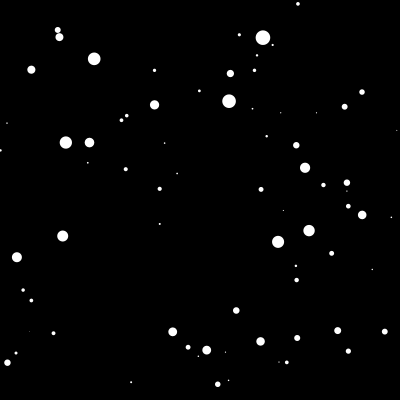
Frame 1 (no input)
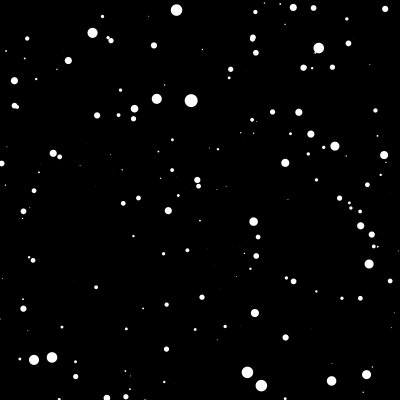
Frame 60 (the mouse pressed at the canvas centre just before this capture)
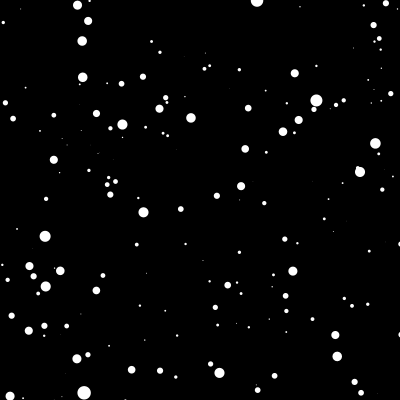
Frame 120 (the mouse held since frame 60 and released just before this capture)

The Processing sketch that drew these frames (run headless with seeded random() and noise(); from frame 60 on, the mouse is pressed at the canvas centre):

// Processing sketch: StarCloud
// ── StarCloud.pde
/*
 author: MiniPear
 github: https://github.com/pearmini/processing
 blog: https://blog.csdn.net/weixin_38937890/article/details/89066456
 openprocessing: 
*/


/*这个是一个由星星构成的粒子系统
  拥有星星的所有状态和行为*/
StarField sf;
void setup(){
  size(400, 400);
  sf = new StarField();
}

void draw(){
  background(0);
  /*运行星域系统
    更新星星的状态和绘制星星*/
  sf.run();
}

/*鼠标按下时调用的函数
  用来改变星域的速度*/
void mousePressed(){
  if(mouseButton == LEFT){
    /*如果是鼠标左键按下了
     提高星域的速度*/
    sf.speedUP();
  }else if(mouseButton == RIGHT){
    /*如果是鼠标右键按下了
     降低星域的速度*/
    sf.speedDown();
  }
}

/*鼠标移动的时候调用的函数
  用来改变视角*/
void mouseMoved(){
  /*根据鼠标的位置来更新消失点的位置
    达到改变视角的目的*/
  sf.updateEndpoint(mouseX, mouseY);
}

// ── Star.pde
class Star{
  /*星星在屏幕坐标系直径的最大值
    用于控制星星在屏幕上的整体大小*/
  final float MAX_DIAM = 16;

  /*星星里屏幕最远的距离
    用来控制星域的立体感*/
  final float MAX_DEPTH = width / 2;

  /*进行坐标变换时候的
    用来控制星星在屏幕上的分布范围*/
  final float SCALE = MAX_DEPTH;

  /*星星在三个坐标系下的坐标
    记录它们在不同参考系下的位置*/
  PVector worldPosition, screenPosition, viewPosition;

  /*星星在屏幕坐标系下的直径
    确定星星在屏幕上的大小*/
  float diam;

  Star(){
    /*在一个长方体区域内随机生成一个点
      返回它在世界坐标系下的坐标*/
    worldPosition = new PVector(random(0, width), random(0, height), random(0, MAX_DEPTH));
  }
  
  void move(float speed){
     worldPosition.z -= speed;

     /*限制星星世界坐标系的位置
       防止出现星星移动到屏幕外的情况*/
     worldPosition.z = constrain(worldPosition.z, 0, MAX_DEPTH);
  }
  
  void transform(PVector endpoint){
    /*将星星的坐标从世界世界坐标系变换到消失点坐标系
      以下代码等同于：
      viewPosition.x = (worldPosition.x - endpoint.x) / worldPosition.z * SCALE;
      viewPosition.y = (worldPosition.y - endpoint.y) / worldPosition.z * SCALE;
      */
    viewPosition = PVector.sub(worldPosition, endpoint).div(worldPosition.z).mult(SCALE);

    /*将星星的坐标从消失点坐标系变换到屏幕坐标系
      以下代码等同与：
      screenPosition.x = endpoint.x + viewPosition.x;
      screenPosition.y = endpoint.y + viewPosition.y;
      */
    screenPosition = PVector.add(endpoint, viewPosition);

    /*根据世界坐标z的大小来确定星星的直径
      z越小，说明越靠近屏幕，所以星星越大*/
    diam = map(worldPosition.z, 0, MAX_DEPTH, MAX_DIAM, 0);
  }
  
  void checkEdge(){
    if(screenPosition.x <= 0 || screenPosition.x >= width || screenPosition.y <=0 || screenPosition.y >= height){
      /*如果这个点已经在屏幕外了，那么将其裁剪，
        同时在相同的长方体区域随机生成一个新的点*/
      worldPosition.set(random(0, width), random(0, height), MAX_DEPTH); 
    } 
  }
 
  void display(){
    /*在屏幕上绘制该星星
      每一个星星是一个白色的、没有边的圆*/
    fill(255);
    noStroke();
    ellipse(screenPosition.x, screenPosition.y, diam, diam);
  }
  
}

// ── StarField.pde
class StarField{
  /*该粒子系统包含的星星的个数
    星星越多画面越密*/
  final int STAR_COUNT = width / 2;

  /*分别代表星星移动的最大速度，最小速度，
    用来控制星星移动速度的范围*/
  final int MAX_SPEED = 11, MIN_SPEED = 1;

  /*速度改变的步长
    每一次增加或者减小速度的时速度改变的最小值*/
  final int SPEED_STEP = 1;

  /*数据类型为Star object的动态数组
    存储该星域中所有的星星*/
  ArrayList<Star> stars;

  /*消失点
    用来控制视角*/
  PVector endpoint;

  /*星星移动的速度
    控制星星移动快慢*/
  int speed;
  
  StarField(){

    /*将初始消失点设置在鼠标最开始的位置*/
    endpoint = new PVector(mouseX, mouseY);

    /*初始化所有的星星*/
    stars = new ArrayList<Star>();
    for(int i = 0; i < STAR_COUNT; i++){
      stars.add(new Star());
    }

    /*初始化星星的移动速度
      让移动速度不用太快和太慢*/
    speed = (MAX_SPEED + MIN_SPEED) / 2;
  }

  
  void run(){
   for(Star s : stars){
    /*更新在世界坐标系的坐标
      让星星飞向观察者*/
     s.move(speed);

    /*对星星进行坐标变换
      获得星星在屏幕坐标系的坐标
      用于之后的星星的渲染*/
     s.transform(endpoint);

    /*对超过超出屏幕的星星重新设置一个新的位置
      使得星星可以源源不断的出现*/
     s.checkEdge();

    /*依据屏幕坐标系渲染星星，
      使得星星在屏幕上出现*/
     s.display();
   }
  }
  
  void updateEndpoint(float x, float y){
    endpoint.x = x;
    endpoint.y = y;
  }
  
  void speedUP(){
    speed += SPEED_STEP;

    /*限制speed在最大和最小值之间
      防止速度太快*/
    speed = constrain(speed, MIN_SPEED, MAX_SPEED);
  }
  
  void speedDown(){
    speed -= SPEED_STEP;

    /*限制speed在最大和最小值之间
      防止速度小于零*/
    speed = constrain(speed, MIN_SPEED, MAX_SPEED);
  }
  
}
